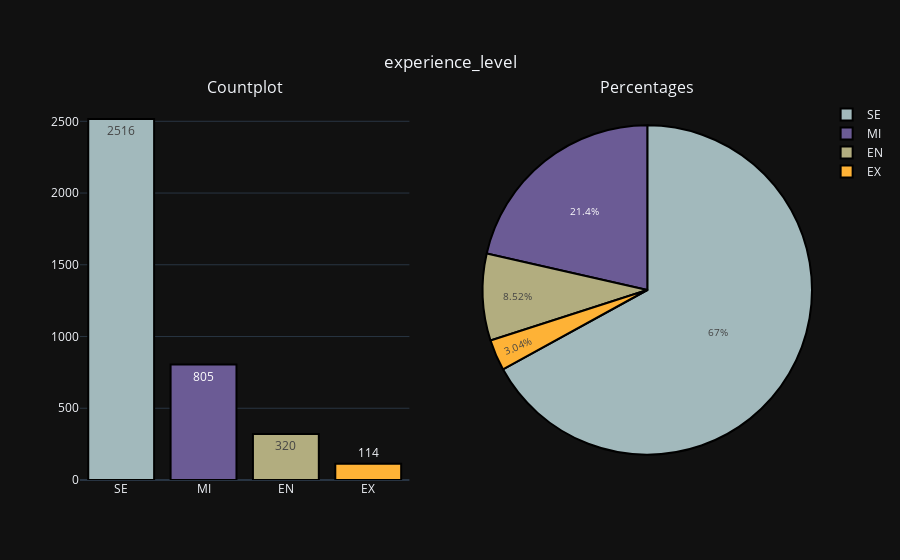
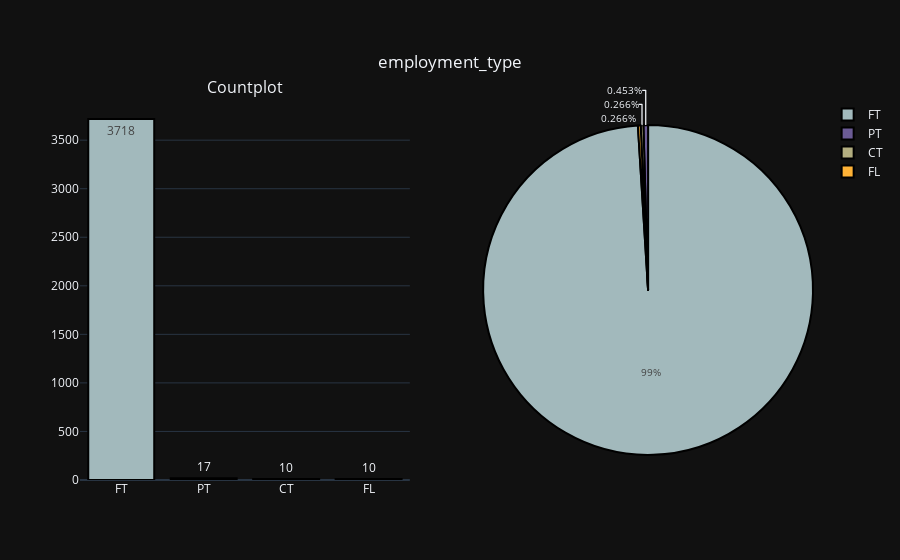
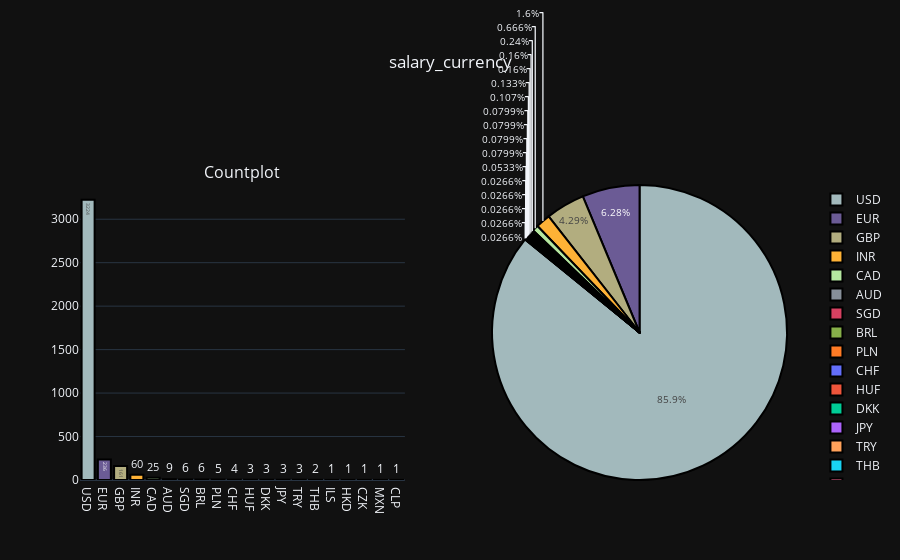
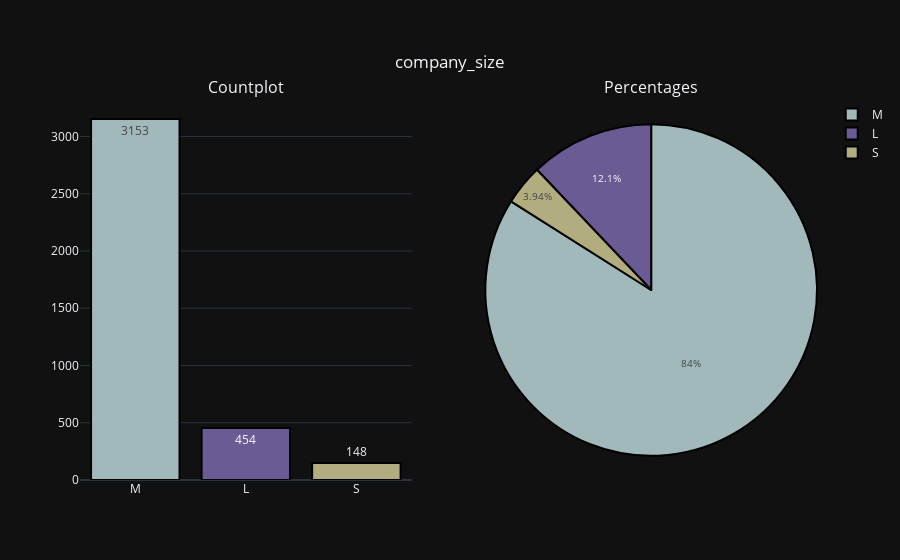

Source (notebook cell) for these figures, in order:
### Code cell
import pandas as pd
from plotly import graph_objects as go 
from plotly.subplots import make_subplots
from plotly.offline import init_notebook_mode, iplot
init_notebook_mode(connected = True)

df=pd.read_csv('ds_salaries.csv')

def cat_var_summary(df, cat_var, show_title=True ):
    colors = ['#a2b9bc', '#6b5b95', '#b2ad7f', '#feb236', '#b5e7a0', '#878f99',
              '#d64161', '#86af49', '#ff7b25']
    
    fig = make_subplots(rows=1, cols=2,
                        subplot_titles=('Countplot', 'Percentages'),
                        specs=[[{"type": "xy"}, {'type': 'domain'}]])
    
    x = [str(i) for i in df[cat_var].value_counts().index]
    y = df[cat_var].value_counts().values.tolist()
    
    fig.add_trace(go.Bar(x = x, y = y, text = y, 
                         textposition = "auto",
                       showlegend = False,
                        marker=dict(color=colors,
                              line = dict(color = 'black',
                                          width = 2))), row=1, col=1)
    
    fig.add_trace(go.Pie(labels = df[cat_var].value_counts().keys(),
                         values = df[cat_var].value_counts().values, 
                         hoverinfo ='label',
                  textinfo ='percent',
                  textfont_size = 10,
                  textposition ='auto',
                  marker=dict(colors=colors,
                              line = dict(color = 'black',
                                          width = 2))), 
                  row=1, col=2) 
    if not show_title:
        fig.update_annotations({'text': '', 'showarrow': False}, selector=dict(text='Percentages'))

    fig.update_layout(title={'text': cat_var,
                         'y':0.9,
                         'x':0.5,
                         'xanchor': 'center',
                         'yanchor': 'top'},
                  template='plotly_dark')
    
    iplot(fig)
    
for cat_var in cat_cols:
    if cat_var in ['employment_type', 'salary_currency']: 
        cat_var_summary(df, cat_var, show_title=False)
    else:
        cat_var_summary(df, cat_var)
                   
cat_cols, num_cols, cat_but_car = grab_col_names(df)

### Figure 1 — Plotly figure (JSON) as saved in the notebook; plotly's stock layout.template omitted (floating-point values rounded to 4 significant figures)
{"data": [{"marker": {"color": ["#a2b9bc", "#6b5b95", "#b2ad7f", "#feb236", "#b5e7a0", "#878f99", "#d64161", "#86af49", "#ff7b25"], "line": {"color": "black", "width": 2}}, "showlegend": false, "text": ["2516", "805", "320", "114"], "textposition": "auto", "type": "bar", "x": ["SE", "MI", "EN", "EX"], "xaxis": "x", "y": [2516, 805, 320, 114], "yaxis": "y"}, {"domain": {"x": [0.55, 1], "y": [0, 1]}, "hoverinfo": "label", "labels": ["SE", "MI", "EN", "EX"], "marker": {"colors": ["#a2b9bc", "#6b5b95", "#b2ad7f", "#feb236", "#b5e7a0", "#878f99", "#d64161", "#86af49", "#ff7b25"], "line": {"color": "black", "width": 2}}, "textfont": {"size": 10}, "textinfo": "percent", "textposition": "auto", "type": "pie", "values": [2516, 805, 320, 114]}], "layout": {"annotations": [{"font": {"size": 16}, "showarrow": false, "text": "Countplot", "x": 0.225, "xanchor": "center", "xref": "paper", "y": 1, "yanchor": "bottom", "yref": "paper"}, {"font": {"size": 16}, "showarrow": false, "text": "Percentages", "x": 0.775, "xanchor": "center", "xref": "paper", "y": 1, "yanchor": "bottom", "yref": "paper"}], "autosize": true, "title": {"text": "experience_level", "x": 0.5, "xanchor": "center", "y": 0.9, "yanchor": "top"}, "xaxis": {"anchor": "y", "autorange": true, "domain": [0, 0.45], "range": [-0.5, 3.5], "type": "category"}, "yaxis": {"anchor": "x", "autorange": true, "domain": [0, 1], "range": [0, 2648.0], "type": "linear"}}}

### Figure 2 — Plotly figure (JSON) as saved in the notebook; plotly's stock layout.template omitted (floating-point values rounded to 4 significant figures)
{"data": [{"marker": {"color": ["#a2b9bc", "#6b5b95", "#b2ad7f", "#feb236", "#b5e7a0", "#878f99", "#d64161", "#86af49", "#ff7b25"], "line": {"color": "black", "width": 2}}, "showlegend": false, "text": ["3718", "17", "10", "10"], "textposition": "auto", "type": "bar", "x": ["FT", "PT", "CT", "FL"], "xaxis": "x", "y": [3718, 17, 10, 10], "yaxis": "y"}, {"domain": {"x": [0.55, 1], "y": [0, 1]}, "hoverinfo": "label", "labels": ["FT", "PT", "CT", "FL"], "marker": {"colors": ["#a2b9bc", "#6b5b95", "#b2ad7f", "#feb236", "#b5e7a0", "#878f99", "#d64161", "#86af49", "#ff7b25"], "line": {"color": "black", "width": 2}}, "textfont": {"size": 10}, "textinfo": "percent", "textposition": "auto", "type": "pie", "values": [3718, 17, 10, 10]}], "layout": {"annotations": [{"font": {"size": 16}, "showarrow": false, "text": "Countplot", "x": 0.225, "xanchor": "center", "xref": "paper", "y": 1, "yanchor": "bottom", "yref": "paper"}, {"font": {"size": 16}, "showarrow": false, "text": "", "x": 0.775, "xanchor": "center", "xref": "paper", "y": 1, "yanchor": "bottom", "yref": "paper"}], "autosize": true, "title": {"text": "employment_type", "x": 0.5, "xanchor": "center", "y": 0.9, "yanchor": "top"}, "xaxis": {"anchor": "y", "autorange": true, "domain": [0, 0.45], "range": [-0.5, 3.5], "type": "category"}, "yaxis": {"anchor": "x", "autorange": true, "domain": [0, 1], "range": [0, 3914.0], "type": "linear"}}}

### Figure 3 — Plotly figure (JSON) as saved in the notebook; plotly's stock layout.template omitted (floating-point values rounded to 4 significant figures)
{"data": [{"marker": {"color": ["#a2b9bc", "#6b5b95", "#b2ad7f", "#feb236", "#b5e7a0", "#878f99", "#d64161", "#86af49", "#ff7b25"], "line": {"color": "black", "width": 2}}, "showlegend": false, "text": ["3224", "236", "161", "60", "25", "9", "6", "6", "5", "4", "3", "3", "3", "3", "2", "1", "1", "1", "1", "1"], "textposition": "auto", "type": "bar", "x": ["USD", "EUR", "GBP", "INR", "CAD", "AUD", "SGD", "BRL", "PLN", "CHF", "HUF", "DKK", "JPY", "TRY", "THB", "ILS", "HKD", "CZK", "MXN", "CLP"], "xaxis": "x", "y": [3224, 236, 161, 60, 25, 9, 6, 6, 5, 4, 3, 3, 3, 3, 2, 1, 1, 1, 1, 1], "yaxis": "y"}, {"domain": {"x": [0.55, 1], "y": [0, 1]}, "hoverinfo": "label", "labels": ["USD", "EUR", "GBP", "INR", "CAD", "AUD", "SGD", "BRL", "PLN", "CHF", "HUF", "DKK", "JPY", "TRY", "THB", "ILS", "HKD", "CZK", "MXN", "CLP"], "marker": {"colors": ["#a2b9bc", "#6b5b95", "#b2ad7f", "#feb236", "#b5e7a0", "#878f99", "#d64161", "#86af49", "#ff7b25"], "line": {"color": "black", "width": 2}}, "textfont": {"size": 10}, "textinfo": "percent", "textposition": "auto", "type": "pie", "values": [3224, 236, 161, 60, 25, 9, 6, 6, 5, 4, 3, 3, 3, 3, 2, 1, 1, 1, 1, 1]}], "layout": {"annotations": [{"font": {"size": 16}, "showarrow": false, "text": "Countplot", "x": 0.225, "xanchor": "center", "xref": "paper", "y": 1, "yanchor": "bottom", "yref": "paper"}, {"font": {"size": 16}, "showarrow": false, "text": "", "x": 0.775, "xanchor": "center", "xref": "paper", "y": 1, "yanchor": "bottom", "yref": "paper"}], "autosize": true, "title": {"text": "salary_currency", "x": 0.5, "xanchor": "center", "y": 0.9, "yanchor": "top"}, "xaxis": {"anchor": "y", "autorange": true, "domain": [0, 0.45], "range": [-0.5, 19.5], "type": "category"}, "yaxis": {"anchor": "x", "autorange": true, "domain": [0, 1], "range": [0, 3394.0], "type": "linear"}}}

### Figure 4 — Plotly figure (JSON) as saved in the notebook; plotly's stock layout.template omitted (floating-point values rounded to 4 significant figures)
{"data": [{"marker": {"color": ["#a2b9bc", "#6b5b95", "#b2ad7f", "#feb236", "#b5e7a0", "#878f99", "#d64161", "#86af49", "#ff7b25"], "line": {"color": "black", "width": 2}}, "showlegend": false, "text": ["3153", "454", "148"], "textposition": "auto", "type": "bar", "x": ["M", "L", "S"], "xaxis": "x", "y": [3153, 454, 148], "yaxis": "y"}, {"domain": {"x": [0.55, 1], "y": [0, 1]}, "hoverinfo": "label", "labels": ["M", "L", "S"], "marker": {"colors": ["#a2b9bc", "#6b5b95", "#b2ad7f", "#feb236", "#b5e7a0", "#878f99", "#d64161", "#86af49", "#ff7b25"], "line": {"color": "black", "width": 2}}, "textfont": {"size": 10}, "textinfo": "percent", "textposition": "auto", "type": "pie", "values": [3153, 454, 148]}], "layout": {"annotations": [{"font": {"size": 16}, "showarrow": false, "text": "Countplot", "x": 0.225, "xanchor": "center", "xref": "paper", "y": 1, "yanchor": "bottom", "yref": "paper"}, {"font": {"size": 16}, "showarrow": false, "text": "Percentages", "x": 0.775, "xanchor": "center", "xref": "paper", "y": 1, "yanchor": "bottom", "yref": "paper"}], "autosize": true, "title": {"text": "company_size", "x": 0.5, "xanchor": "center", "y": 0.9, "yanchor": "top"}, "xaxis": {"anchor": "y", "autorange": true, "domain": [0, 0.45], "range": [-0.5, 2.5], "type": "category"}, "yaxis": {"anchor": "x", "autorange": true, "domain": [0, 1], "range": [0, 3319.0], "type": "linear"}}}
